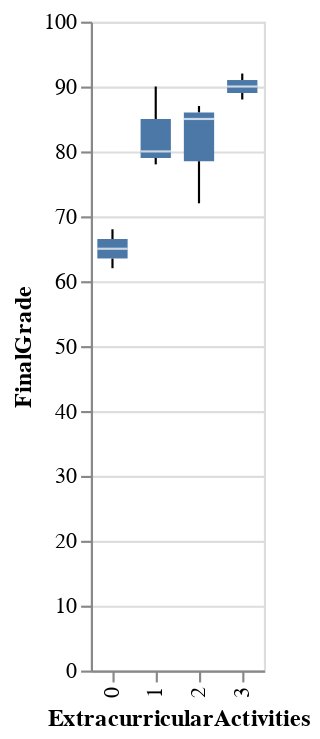

The cell this chart's notebook holds for it:
### Code cell
#Diagramas de caja (Boxplots)
##distribución de una variable en función de sus cuartiles
alt.Chart(df).mark_boxplot().encode(x='ExtracurricularActivities:O', y='FinalGrade:Q')

### Figure 1 — Vega-Lite specification as saved in the notebook (floating-point values rounded to 4 significant figures)
{"config": {"view": {"continuousWidth": 400, "continuousHeight": 300}}, "data": {"name": "data-83358f34435ed5458ddf4d188b4679f7"}, "mark": "boxplot", "encoding": {"x": {"field": "ExtracurricularActivities", "type": "ordinal"}, "y": {"field": "FinalGrade", "type": "quantitative"}}, "$schema": "https://vega.github.io/schema/vega-lite/v4.17.0.json", "datasets": {"data-83358f34435ed5458ddf4d188b4679f7": [{"StudentID": 1, "Name": "John", "Gender": "Male", "AttendanceRate": 85, "StudyHoursPerWeek": 15, "PreviousGrade": 78, "ExtracurricularActivities": 1, "ParentalSupport": "High", "FinalGrade": 80}, {"StudentID": 2, "Name": "Sarah", "Gender": "Female", "AttendanceRate": 90, "StudyHoursPerWeek": 20, "PreviousGrade": 85, "ExtracurricularActivities": 2, "ParentalSupport": "Medium", "FinalGrade": 87}, {"StudentID": 3, "Name": "Alex", "Gender": "Male", "AttendanceRate": 78, "StudyHoursPerWeek": 10, "PreviousGrade": 65, "ExtracurricularActivities": 0, "ParentalSupport": "Low", "FinalGrade": 68}, {"StudentID": 4, "Name": "Michael", "Gender": "Male", "AttendanceRate": 92, "StudyHoursPerWeek": 25, "PreviousGrade": 90, "ExtracurricularActivities": 3, "ParentalSupport": "High", "FinalGrade": 92}, {"StudentID": 5, "Name": "Emma", "Gender": "Female", "AttendanceRate": 88, "StudyHoursPerWeek": 18, "PreviousGrade": 82, "ExtracurricularActivities": 2, "ParentalSupport": "Medium", "FinalGrade": 85}, {"StudentID": 6, "Name": "Olivia", "Gender": "Female", "AttendanceRate": 95, "StudyHoursPerWeek": 30, "PreviousGrade": 88, "ExtracurricularActivities": 1, "ParentalSupport": "High", "FinalGrade": 90}, {"StudentID": 7, "Name": "Daniel", "Gender": "Male", "AttendanceRate": 70, "StudyHoursPerWeek": 8, "PreviousGrade": 60, "ExtracurricularActivities": 0, "ParentalSupport": "Low", "FinalGrade": 62}, {"StudentID": 8, "Name": "Sophia", "Gender": "Female", "AttendanceRate": 85, "StudyHoursPerWeek": 17, "PreviousGrade": 77, "ExtracurricularActivities": 1, "ParentalSupport": "Medium", "FinalGrade": 78}, {"StudentID": 9, "Name": "James", "Gender": "Male", "AttendanceRate": 82, "StudyHoursPerWeek": 12, "PreviousGrade": 70, "ExtracurricularActivities": 2, "ParentalSupport": "Low", "FinalGrade": 72}, {"StudentID": 10, "Name": "Isabella", "Gender": "Female", "AttendanceRate": 91, "StudyHoursPerWeek": 22, "PreviousGrade": 86, "ExtracurricularActivities": 3, "ParentalSupport": "High", "FinalGrade": 88}]}}
